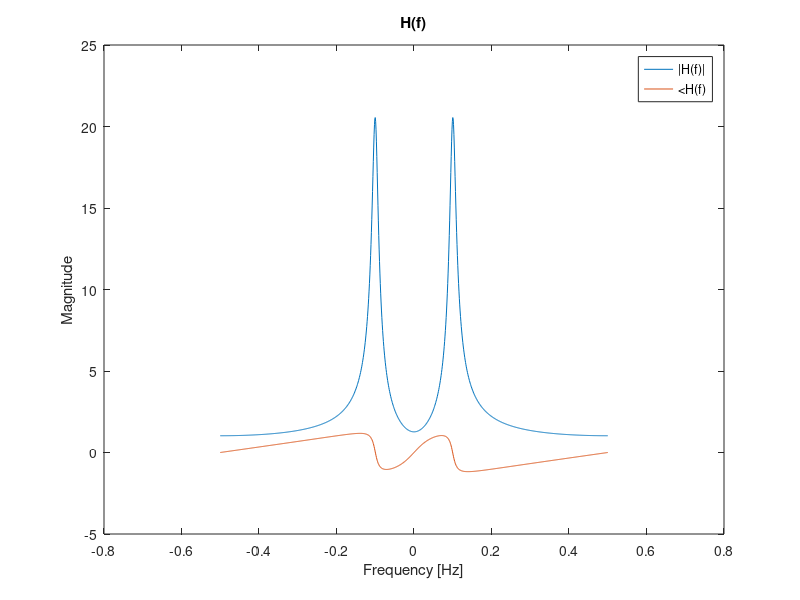

Source code (MATLAB):
f = [-0.5:0.001:0.5];
H = @(f) (2 - 1.5371*exp(-1i*2*pi*f)) ./ (1 - 1.5371*exp(-1i*2*pi*f) + .9025*exp(-1i*4*pi*f));
Y = @(f) (2 - 1.5371*exp(-1i*2*pi*f));
X = @(f) (1 - 1.5371*exp(-1i*2*pi*f) + .9025*exp(-1i*4*pi*f));
plot(f,abs(H(f))); hold on;
plot(f,angle(H(f))); hold off;
title('H(f)');
legend('|H(f)|','<H(f)');
xlabel('Frequency [Hz]');
ylabel('Magnitude');
shg;